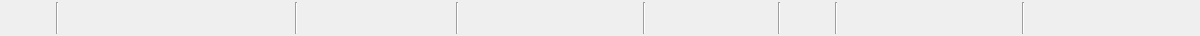
<?xml version="1.0" encoding="UTF-8"?>
<ui version="4.0">
 <class>MainToolbar</class>
 <widget class="QWidget" name="MainToolbar">
  <property name="geometry">
   <rect>
    <x>0</x>
    <y>0</y>
    <width>1200</width>
    <height>36</height>
   </rect>
  </property>
  <property name="minimumSize">
   <size>
    <width>0</width>
    <height>36</height>
   </size>
  </property>
  <property name="maximumSize">
   <size>
    <width>16777215</width>
    <height>40</height>
   </size>
  </property>
  <layout class="QHBoxLayout" name="horizontalLayout" stretch="0,0,0,0,0,0,0">
   <property name="leftMargin">
    <number>4</number>
   </property>
   <property name="topMargin">
    <number>2</number>
   </property>
   <property name="rightMargin">
    <number>4</number>
   </property>
   <property name="bottomMargin">
    <number>2</number>
   </property>
   <property name="spacing">
    <number>2</number>
   </property>
   <item>
    <widget class="QToolButton" name="btnOpen">
     <property name="text">
      <string></string>
     </property>
     <property name="autoRaise">
      <bool>true</bool>
     </property>
    </widget>
   </item>
   <item>
    <widget class="QToolButton" name="btnSave">
     <property name="text">
      <string></string>
     </property>
     <property name="autoRaise">
      <bool>true</bool>
     </property>
    </widget>
   </item>
   <item>
    <widget class="QFrame" name="sep1">
     <property name="frameShape">
      <enum>QFrame::VLine</enum>
     </property>
     <property name="frameShadow">
      <enum>QFrame::Sunken</enum>
     </property>
    </widget>
   </item>
   <item>
    <widget class="QToolButton" name="btnAxialView">
     <property name="text">
      <string></string>
     </property>
     <property name="autoRaise">
      <bool>true</bool>
     </property>
    </widget>
   </item>
   <item>
    <widget class="QToolButton" name="btnMultiGrid">
     <property name="text">
      <string></string>
     </property>
     <property name="autoRaise">
      <bool>true</bool>
     </property>
    </widget>
   </item>
   <item>
    <widget class="QToolButton" name="btnLayout1x1">
     <property name="text">
      <string></string>
     </property>
     <property name="autoRaise">
      <bool>true</bool>
     </property>
    </widget>
   </item>
   <item>
    <widget class="QToolButton" name="btnLayout1x2">
     <property name="text">
      <string></string>
     </property>
     <property name="autoRaise">
      <bool>true</bool>
     </property>
    </widget>
   </item>
   <item>
    <widget class="QToolButton" name="btnLayout2x1">
     <property name="text">
      <string></string>
     </property>
     <property name="autoRaise">
      <bool>true</bool>
     </property>
    </widget>
   </item>
   <item>
    <widget class="QToolButton" name="btnLayout2x2">
     <property name="text">
      <string></string>
     </property>
     <property name="autoRaise">
      <bool>true</bool>
     </property>
    </widget>
   </item>
   <item>
    <widget class="QToolButton" name="btnLayout3x3">
     <property name="text">
      <string></string>
     </property>
     <property name="autoRaise">
      <bool>true</bool>
     </property>
    </widget>
   </item>
   <item>
    <widget class="QToolButton" name="btnCustomGrid">
     <property name="text">
      <string></string>
     </property>
     <property name="autoRaise">
      <bool>true</bool>
     </property>
    </widget>
   </item>
   <item>
    <widget class="QToolButton" name="btnHideBorder">
     <property name="text">
      <string></string>
     </property>
     <property name="autoRaise">
      <bool>true</bool>
     </property>
    </widget>
   </item>
   <item>
    <widget class="QFrame" name="sep2">
     <property name="frameShape">
      <enum>QFrame::VLine</enum>
     </property>
     <property name="frameShadow">
      <enum>QFrame::Sunken</enum>
     </property>
    </widget>
   </item>
   <item>
    <widget class="QToolButton" name="btn3DView">
     <property name="text">
      <string></string>
     </property>
     <property name="autoRaise">
      <bool>true</bool>
     </property>
    </widget>
   </item>
   <item>
    <widget class="QToolButton" name="btn3DRotate">
     <property name="text">
      <string></string>
     </property>
     <property name="autoRaise">
      <bool>true</bool>
     </property>
    </widget>
   </item>
   <item>
    <widget class="QToolButton" name="btn3DPan">
     <property name="text">
      <string></string>
     </property>
     <property name="autoRaise">
      <bool>true</bool>
     </property>
    </widget>
   </item>
   <item>
    <widget class="QToolButton" name="btn3DZoom">
     <property name="text">
      <string></string>
     </property>
     <property name="autoRaise">
      <bool>true</bool>
     </property>
    </widget>
   </item>
   <item>
    <widget class="QToolButton" name="btn3DPreset">
     <property name="text">
      <string></string>
     </property>
     <property name="toolTip">
      <string>3D 预设（骨窗/软组织）</string>
     </property>
     <property name="autoRaise">
      <bool>true</bool>
     </property>
    </widget>
   </item>
   <item>
    <widget class="QToolButton" name="btnBlendRatio">
     <property name="text">
      <string></string>
     </property>
     <property name="toolTip">
      <string>混合比例</string>
     </property>
     <property name="autoRaise">
      <bool>true</bool>
     </property>
    </widget>
   </item>
   <item>
    <widget class="QFrame" name="sep3">
     <property name="frameShape">
      <enum>QFrame::VLine</enum>
     </property>
     <property name="frameShadow">
      <enum>QFrame::Sunken</enum>
     </property>
    </widget>
   </item>
   <item>
    <widget class="QToolButton" name="btnWwPreset">
     <property name="text">
      <string></string>
     </property>
     <property name="toolTip">
      <string>窗宽窗位预设</string>
     </property>
     <property name="autoRaise">
      <bool>true</bool>
     </property>
    </widget>
   </item>
   <item>
    <widget class="QToolButton" name="btnWindowLevel">
     <property name="text">
      <string></string>
     </property>
     <property name="autoRaise">
      <bool>true</bool>
     </property>
    </widget>
   </item>
   <item>
    <widget class="QToolButton" name="btnPan">
     <property name="text">
      <string></string>
     </property>
     <property name="autoRaise">
      <bool>true</bool>
     </property>
    </widget>
   </item>
   <item>
    <widget class="QToolButton" name="btnZoom">
     <property name="text">
      <string></string>
     </property>
     <property name="autoRaise">
      <bool>true</bool>
     </property>
    </widget>
   </item>
   <item>
    <widget class="QToolButton" name="btnEdgeEnhance">
     <property name="text">
      <string></string>
     </property>
     <property name="autoRaise">
      <bool>true</bool>
     </property>
    </widget>
   </item>
   <item>
    <widget class="QToolButton" name="btnPixelProbe">
     <property name="text">
      <string></string>
     </property>
     <property name="autoRaise">
      <bool>true</bool>
     </property>
    </widget>
   </item>
   <item>
    <widget class="QToolButton" name="btnContourToggle">
     <property name="text">
      <string></string>
     </property>
     <property name="toolTip">
      <string>轮廓显示开关</string>
     </property>
     <property name="autoRaise">
      <bool>true</bool>
     </property>
    </widget>
   </item>
   <item>
    <widget class="QFrame" name="sep4">
     <property name="frameShape">
      <enum>QFrame::VLine</enum>
     </property>
     <property name="frameShadow">
      <enum>QFrame::Sunken</enum>
     </property>
    </widget>
   </item>
   <item>
    <widget class="QToolButton" name="btnMeasureRuler">
     <property name="text">
      <string></string>
     </property>
     <property name="autoRaise">
      <bool>true</bool>
     </property>
    </widget>
   </item>
   <item>
    <widget class="QToolButton" name="btnAngleMeasure">
     <property name="text">
      <string></string>
     </property>
     <property name="autoRaise">
      <bool>true</bool>
     </property>
    </widget>
   </item>
   <item>
    <widget class="QToolButton" name="btnPolygonSelect">
     <property name="text">
      <string></string>
     </property>
     <property name="autoRaise">
      <bool>true</bool>
     </property>
    </widget>
   </item>
   <item>
    <widget class="QToolButton" name="btnDrawContour">
     <property name="text">
      <string></string>
     </property>
     <property name="autoRaise">
      <bool>true</bool>
     </property>
    </widget>
   </item>
   <item>
    <widget class="QToolButton" name="btnClearAll">
     <property name="text">
      <string></string>
     </property>
     <property name="toolTip">
      <string>清除全部标注</string>
     </property>
     <property name="autoRaise">
      <bool>true</bool>
     </property>
    </widget>
   </item>
   <item>
    <widget class="QFrame" name="sep5">
     <property name="frameShape">
      <enum>QFrame::VLine</enum>
     </property>
     <property name="frameShadow">
      <enum>QFrame::Sunken</enum>
     </property>
    </widget>
   </item>
   <item>
    <widget class="QToolButton" name="btnMoveCrosshair">
     <property name="text">
      <string></string>
     </property>
     <property name="autoRaise">
      <bool>true</bool>
     </property>
    </widget>
   </item>
   <item>
    <widget class="QToolButton" name="btnSliceScroll">
     <property name="text">
      <string></string>
     </property>
     <property name="toolTip">
      <string>切片滑动</string>
     </property>
     <property name="autoRaise">
      <bool>true</bool>
     </property>
    </widget>
   </item>
   <item>
    <widget class="QFrame" name="sep6">
     <property name="frameShape">
      <enum>QFrame::VLine</enum>
     </property>
     <property name="frameShadow">
      <enum>QFrame::Sunken</enum>
     </property>
    </widget>
   </item>
   <item>
    <widget class="QToolButton" name="btnRectCrop">
     <property name="text">
      <string></string>
     </property>
     <property name="autoRaise">
      <bool>true</bool>
     </property>
    </widget>
   </item>
   <item>
    <widget class="QToolButton" name="btnLassoCrop">
     <property name="text">
      <string></string>
     </property>
     <property name="autoRaise">
      <bool>true</bool>
     </property>
    </widget>
   </item>
   <item>
    <widget class="QToolButton" name="btnEraseMask">
     <property name="text">
      <string></string>
     </property>
     <property name="autoRaise">
      <bool>true</bool>
     </property>
    </widget>
   </item>
   <item>
    <widget class="QToolButton" name="btnCutTrim">
     <property name="text">
      <string></string>
     </property>
     <property name="autoRaise">
      <bool>true</bool>
     </property>
    </widget>
   </item>
   <item>
    <widget class="QToolButton" name="btnMagicThreshold">
     <property name="text">
      <string></string>
     </property>
     <property name="autoRaise">
      <bool>true</bool>
     </property>
    </widget>
   </item>
   <item>
    <widget class="QToolButton" name="btnBrush">
     <property name="text">
      <string></string>
     </property>
     <property name="autoRaise">
      <bool>true</bool>
     </property>
    </widget>
   </item>
   <item>
    <widget class="QToolButton" name="btnEraser">
     <property name="text">
      <string></string>
     </property>
     <property name="autoRaise">
      <bool>true</bool>
     </property>
    </widget>
   </item>
   <item>
    <widget class="QFrame" name="sep7">
     <property name="frameShape">
      <enum>QFrame::VLine</enum>
     </property>
     <property name="frameShadow">
      <enum>QFrame::Sunken</enum>
     </property>
    </widget>
   </item>
   <item>
    <widget class="QToolButton" name="btnAdd">
     <property name="text">
      <string></string>
     </property>
     <property name="autoRaise">
      <bool>true</bool>
     </property>
    </widget>
   </item>
   <item>
    <widget class="QToolButton" name="btnCopy">
     <property name="text">
      <string></string>
     </property>
     <property name="autoRaise">
      <bool>true</bool>
     </property>
    </widget>
   </item>
   <item>
    <widget class="QToolButton" name="btnPaste">
     <property name="text">
      <string></string>
     </property>
     <property name="autoRaise">
      <bool>true</bool>
     </property>
    </widget>
   </item>


   <item>
    <spacer name="horizontalSpacer">
     <property name="orientation">
      <enum>Qt::Horizontal</enum>
     </property>
     <property name="sizeHint" stdset="0">
      <size>
       <width>40</width>
       <height>20</height>
      </size>
     </property>
    </spacer>
   </item>
  </layout>
 </widget>
 <resources/>
 <connections/>
</ui>
